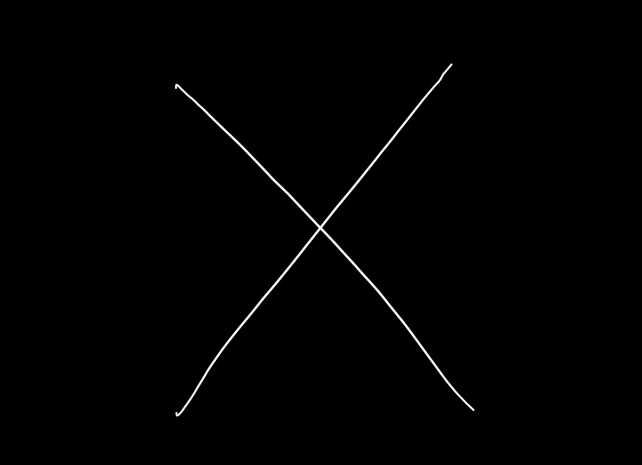
#> input picture PVA1/newImages/IMG_7508.jpg, 1284 x 930 px, found by its file name (shown at 1/2 size); its folder holds only this picture in this run
$ python readSingleImage.py
#> lines starting #> are read from the running program, lines starting #| are printed output that depends on the picture
import os
import csv
import skimage
import matplotlib.pyplot as plt
import matplotlib.cm as cm

image_list = []
i = 1
for image in os.listdir('/Users/sevi/Desktop/Docs/PycharmProjects/MLModule/PVA1/newImages'):
    image_path = '/Users/sevi/Desktop/Docs/PycharmProjects/MLModule/PVA1/newImages/' + image
    img = skimage.io.imread(image_path)
#> img is the input picture: shape (930, 1284, 3); min 0, max 255, mean 1.7
    img_gr = skimage.io.imread(image_path, as_gray=True)
#> img_gr: shape (930, 1284) float64; min 0, max 1, mean 0.00673
    img_re = skimage.transform.resize(img_gr, (10, 10))
    imgplot = plt.imshow(img_re, cmap=cm.Greys_r)
    finalImage = [image]
    for x in img_re:
        for y in x:
            print(y)
            if 100*y>0.1: # normalize data
                finalImage.append(1)
            else:
                finalImage.append(0)
#> this loop made 10 passes
#> (printed output is left out)
#> after the loop, finalImage = 101 items, first 6: 'IMG_7508.jpg', 0, 0, 0, 0, 0
    image_list.append(finalImage)
    print('created ' + str(i / 50 * 100) + '%')
    i += 1

header = ['filename']
for i in range(100):
    header.append('Pixel ' + str(i + 1))

with open('singleImage.csv', 'w', encoding='UTF8', newline='') as f:
    writer = csv.writer(f)
    writer.writerow(header)
    writer.writerows(image_list)
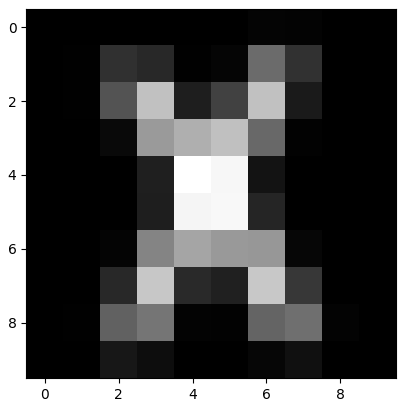
#> figure drawn by matplotlib, 1 panel

$ run again, on PVA1/newImages/IMG_7510.jpg
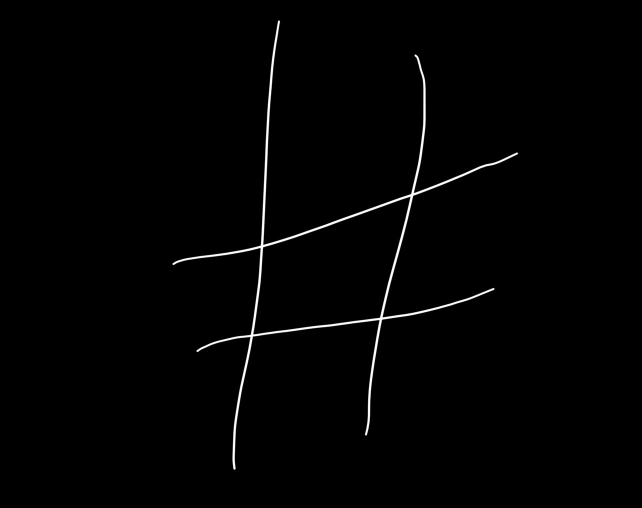
#> input picture PVA1/newImages/IMG_7510.jpg, 1283 x 1015 px, found by its file name (shown at 1/2 size)
#> img is the input picture: shape (1015, 1283, 3); min 0, max 255, mean 2.6
#> the loop `for x in img_re:` made 10 passes
#> (printed output is left out)
#> after the loop `for x in img_re:`: finalImage = 101 items, first 6: 'IMG_7510.jpg', 0, 0, 0, 1, 1
#> `writer.writerows(image_list)`:
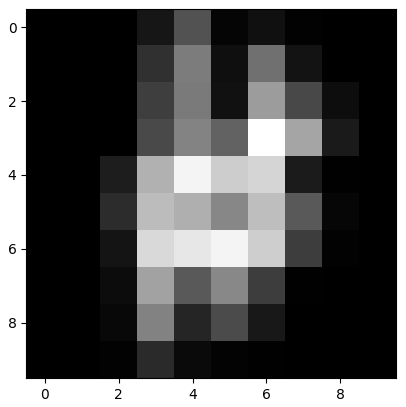
#> figure drawn by matplotlib, 1 panel

$ run again, on PVA1/newImages/IMG_7511.jpg
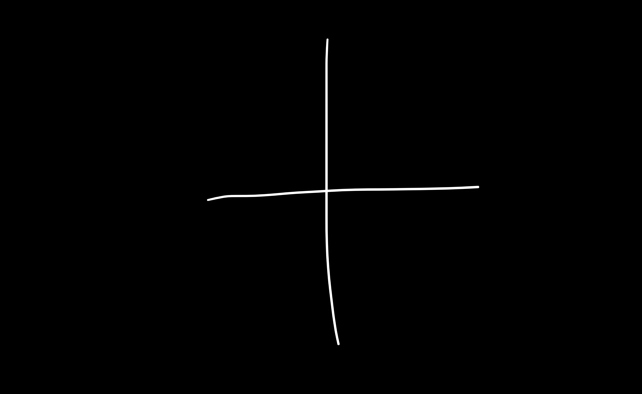
#> input picture PVA1/newImages/IMG_7511.jpg, 1284 x 787 px, found by its file name (shown at 1/2 size)
#> img is the input picture: shape (787, 1284, 3); min 0, max 255, mean 1.4
#> the loop `for x in img_re:` made 10 passes
#> x on passes 1, 2, 3, 8, 9, 10: [0, 0, 0, 2.55e-05, 0.00217, 0.00318, 8.03e-05, 0, 0, 0], [0, 0, 0, 0.000142, 0.0118, 0.0169, 0.000418, 0, 0, 0], [0, 0, 0, 0.000176, 0.0144, 0.0205, 0.0005, 0, 0, 0], [0, 0, 0, 0.000116, 0.0124, 0.0234, 0.000776, 0, 0, 0], [0, 0, 0, 5.37e-05, 0.00742, 0.018, 0.000765, 0, 0, 0], [0, 0, 0, 4.21e-06, 0.000663, 0.00182, 8.63e-05, 0, 0, 0]
#> (printed output is left out)
#> after the loop `for x in img_re:`: finalImage = 101 items, first 6: 'IMG_7511.jpg', 0, 0, 0, 0, 1
#> `writer.writerows(image_list)`:
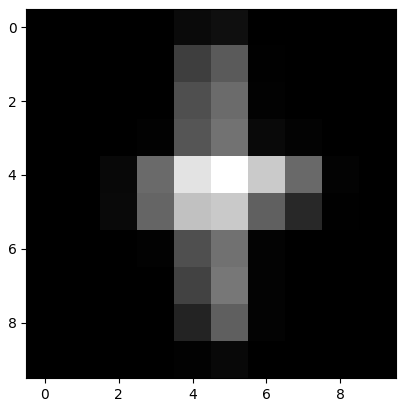
#> figure drawn by matplotlib, 1 panel
